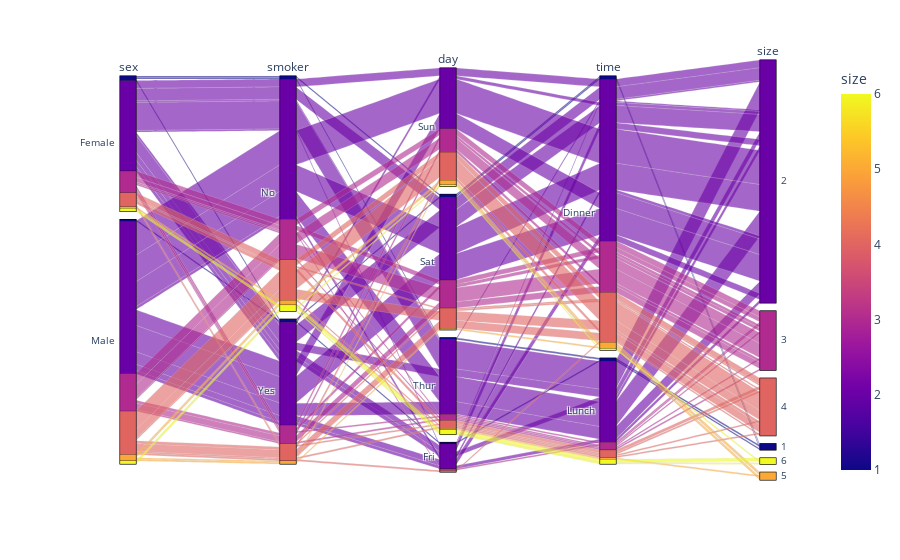

The code cell stored with this chart in its notebook:
### Code cell
px.parallel_categories(data_frame=df, color='size')

### Figure 1 — Plotly figure (JSON) as saved in the notebook; plotly's stock layout.template omitted (floating-point values rounded to 4 significant figures; data arrays with more than 128 entries replaced by an {"elided": "..."} marker saying what was removed)
{"data": [{"dimensions": [{"label": "sex", "values": {"elided": "244 str values"}}, {"label": "smoker", "values": {"elided": "244 str values"}}, {"label": "day", "values": {"elided": "244 str values"}}, {"label": "time", "values": {"elided": "244 str values"}}, {"label": "size", "values": {"elided": "244 int values"}}], "domain": {"x": [0, 1], "y": [0, 1]}, "line": {"color": {"elided": "244 int values"}, "coloraxis": "coloraxis"}, "name": "", "type": "parcats"}], "layout": {"coloraxis": {"colorbar": {"title": {"text": "size"}}, "colorscale": [[0, "#0d0887"], [0.1111, "#46039f"], [0.2222, "#7201a8"], [0.3333, "#9c179e"], [0.4444, "#bd3786"], [0.5556, "#d8576b"], [0.6667, "#ed7953"], [0.7778, "#fb9f3a"], [0.8889, "#fdca26"], [1, "#f0f921"]]}, "legend": {"tracegroupgap": 0}, "margin": {"t": 60}}}
